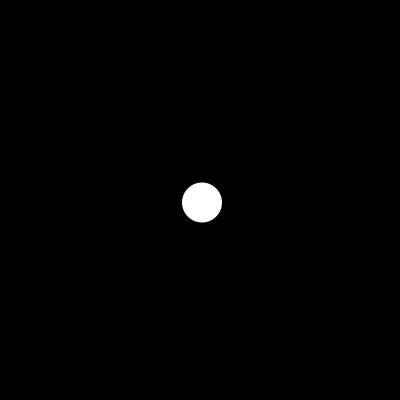
Frame 1 (no input)
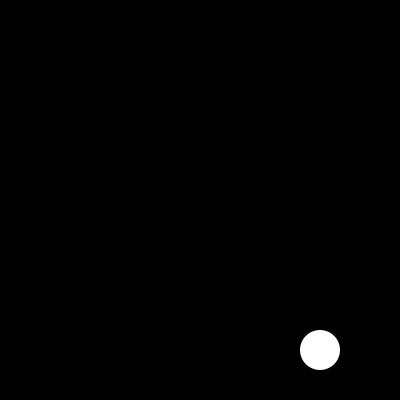
Frame 60 (the mouse pressed at the canvas centre just before this capture)
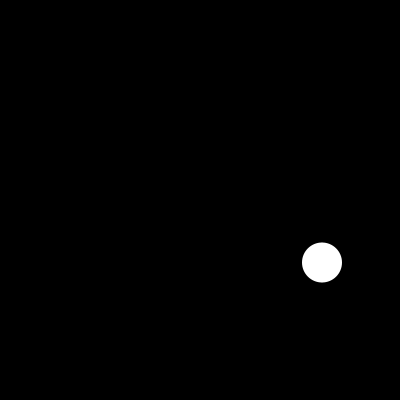
Frame 120 (the mouse held since frame 60 and released just before this capture)

The Processing sketch that drew these frames (run headless with seeded random() and noise(); from frame 60 on, the mouse is pressed at the canvas centre):

// Processing sketch: code1120
// ── code1120.pde
float x, y, r = 20;
float speedX = 2, speedY = 2.5;
void setup(){
  size(400, 400);
  x = width/2;
  y = height/2;
  noStroke();
  smooth();
}
void draw(){
  background(0);
  x+=speedX;
  y+=speedY;
  ellipse(x, y, r*2, r*2);
  // check wall collisions
    if (x > width-r){
    x = width-r;
    speedX*=-1;
  } 
  else if (x < r){
    x = r;
    speedX*=-1;
  } 
  else if (y > height-r){
    y = height-r;
    speedY*=-1;
  } 
  else if (y < r){
    y  = r;
    speedY *=-1;
  }
}
